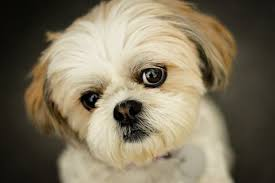
#> input picture dog.jpg, 275 x 183 px
$ python main.py
#> lines starting #> are read from the running program, lines starting #| are printed output that depends on the picture
# -*- coding: utf-8 -*-
"""main.ipynb

Automatically generated by Colaboratory.

Original file is located at
    https://colab.research.google.com/drive/1teF-1SXGWKNp5VvRdRaRIQFzNsp1D31V

## Importing Libraries
"""

import numpy as np
import matplotlib.pyplot as plt
import tqdm
import matplotlib.image as Image
import random

"""## HardCoded Blocks"""

# substitution table for encryption and key expansion

subsBlock=[0x63, 0x7C, 0x77, 0x7B, 0xF2, 0x6B, 0x6F, 0xC5, 0x30, 0x01, 0x67, 0x2B, 0xFE, 0xD7, 0xAB, 0x76,
	0xCA, 0x82, 0xC9, 0x7D, 0xFA, 0x59, 0x47, 0xF0, 0xAD, 0xD4, 0xA2, 0xAF, 0x9C, 0xA4, 0x72, 0xC0,
	0xB7, 0xFD, 0x93, 0x26, 0x36, 0x3F, 0xF7, 0xCC, 0x34, 0xA5, 0xE5, 0xF1, 0x71, 0xD8, 0x31, 0x15,
	0x04, 0xC7, 0x23, 0xC3, 0x18, 0x96, 0x05, 0x9A, 0x07, 0x12, 0x80, 0xE2, 0xEB, 0x27, 0xB2, 0x75,
	0x09, 0x83, 0x2C, 0x1A, 0x1B, 0x6E, 0x5A, 0xA0, 0x52, 0x3B, 0xD6, 0xB3, 0x29, 0xE3, 0x2F, 0x84,
	0x53, 0xD1, 0x00, 0xED, 0x20, 0xFC, 0xB1, 0x5B, 0x6A, 0xCB, 0xBE, 0x39, 0x4A, 0x4C, 0x58, 0xCF,
	0xD0, 0xEF, 0xAA, 0xFB, 0x43, 0x4D, 0x33, 0x85, 0x45, 0xF9, 0x02, 0x7F, 0x50, 0x3C, 0x9F, 0xA8,
	0x51, 0xA3, 0x40, 0x8F, 0x92, 0x9D, 0x38, 0xF5, 0xBC, 0xB6, 0xDA, 0x21, 0x10, 0xFF, 0xF3, 0xD2,
	0xCD, 0x0C, 0x13, 0xEC, 0x5F, 0x97, 0x44, 0x17, 0xC4, 0xA7, 0x7E, 0x3D, 0x64, 0x5D, 0x19, 0x73,
	0x60, 0x81, 0x4F, 0xDC, 0x22, 0x2A, 0x90, 0x88, 0x46, 0xEE, 0xB8, 0x14, 0xDE, 0x5E, 0x0B, 0xDB,
	0xE0, 0x32, 0x3A, 0x0A, 0x49, 0x06, 0x24, 0x5C, 0xC2, 0xD3, 0xAC, 0x62, 0x91, 0x95, 0xE4, 0x79,
	0xE7, 0xC8, 0x37, 0x6D, 0x8D, 0xD5, 0x4E, 0xA9, 0x6C, 0x56, 0xF4, 0xEA, 0x65, 0x7A, 0xAE, 0x08,
	0xBA, 0x78, 0x25, 0x2E, 0x1C, 0xA6, 0xB4, 0xC6, 0xE8, 0xDD, 0x74, 0x1F, 0x4B, 0xBD, 0x8B, 0x8A,
	0x70, 0x3E, 0xB5, 0x66, 0x48, 0x03, 0xF6, 0x0E, 0x61, 0x35, 0x57, 0xB9, 0x86, 0xC1, 0x1D, 0x9E,
	0xE1, 0xF8, 0x98, 0x11, 0x69, 0xD9, 0x8E, 0x94, 0x9B, 0x1E, 0x87, 0xE9, 0xCE, 0x55, 0x28, 0xDF,
	0x8C, 0xA1, 0x89, 0x0D, 0xBF, 0xE6, 0x42, 0x68, 0x41, 0x99, 0x2D, 0x0F, 0xB0, 0x54, 0xBB, 0x16]

# inverse substitution table for decryption

invSubsBlock=[0x52, 0x09, 0x6A, 0xD5, 0x30, 0x36, 0xA5, 0x38, 0xBF, 0x40, 0xA3, 0x9E, 0x81, 0xF3, 0xD7, 0xFB,
	0x7C, 0xE3, 0x39, 0x82, 0x9B, 0x2F, 0xFF, 0x87, 0x34, 0x8E, 0x43, 0x44, 0xC4, 0xDE, 0xE9, 0xCB,
	0x54, 0x7B, 0x94, 0x32, 0xA6, 0xC2, 0x23, 0x3D, 0xEE, 0x4C, 0x95, 0x0B, 0x42, 0xFA, 0xC3, 0x4E,
	0x08, 0x2E, 0xA1, 0x66, 0x28, 0xD9, 0x24, 0xB2, 0x76, 0x5B, 0xA2, 0x49, 0x6D, 0x8B, 0xD1, 0x25,
	0x72, 0xF8, 0xF6, 0x64, 0x86, 0x68, 0x98, 0x16, 0xD4, 0xA4, 0x5C, 0xCC, 0x5D, 0x65, 0xB6, 0x92,
	0x6C, 0x70, 0x48, 0x50, 0xFD, 0xED, 0xB9, 0xDA, 0x5E, 0x15, 0x46, 0x57, 0xA7, 0x8D, 0x9D, 0x84,
	0x90, 0xD8, 0xAB, 0x00, 0x8C, 0xBC, 0xD3, 0x0A, 0xF7, 0xE4, 0x58, 0x05, 0xB8, 0xB3, 0x45, 0x06,
	0xD0, 0x2C, 0x1E, 0x8F, 0xCA, 0x3F, 0x0F, 0x02, 0xC1, 0xAF, 0xBD, 0x03, 0x01, 0x13, 0x8A, 0x6B,
	0x3A, 0x91, 0x11, 0x41, 0x4F, 0x67, 0xDC, 0xEA, 0x97, 0xF2, 0xCF, 0xCE, 0xF0, 0xB4, 0xE6, 0x73,
	0x96, 0xAC, 0x74, 0x22, 0xE7, 0xAD, 0x35, 0x85, 0xE2, 0xF9, 0x37, 0xE8, 0x1C, 0x75, 0xDF, 0x6E,
	0x47, 0xF1, 0x1A, 0x71, 0x1D, 0x29, 0xC5, 0x89, 0x6F, 0xB7, 0x62, 0x0E, 0xAA, 0x18, 0xBE, 0x1B,
	0xFC, 0x56, 0x3E, 0x4B, 0xC6, 0xD2, 0x79, 0x20, 0x9A, 0xDB, 0xC0, 0xFE, 0x78, 0xCD, 0x5A, 0xF4,
	0x1F, 0xDD, 0xA8, 0x33, 0x88, 0x07, 0xC7, 0x31, 0xB1, 0x12, 0x10, 0x59, 0x27, 0x80, 0xEC, 0x5F,
	0x60, 0x51, 0x7F, 0xA9, 0x19, 0xB5, 0x4A, 0x0D, 0x2D, 0xE5, 0x7A, 0x9F, 0x93, 0xC9, 0x9C, 0xEF,
	0xA0, 0xE0, 0x3B, 0x4D, 0xAE, 0x2A, 0xF5, 0xB0, 0xC8, 0xEB, 0xBB, 0x3C, 0x83, 0x53, 0x99, 0x61,
	0x17, 0x2B, 0x04, 0x7E, 0xBA, 0x77, 0xD6, 0x26, 0xE1, 0x69, 0x14, 0x63, 0x55, 0x21, 0x0C, 0x7D]

# The matrix used for the MixColumns step during encryption corresponding to the multiplication by 2

mixColMat2=[0x00,0x02,0x04,0x06,0x08,0x0a,0x0c,0x0e,0x10,0x12,0x14,0x16,0x18,0x1a,0x1c,0x1e,
	0x20,0x22,0x24,0x26,0x28,0x2a,0x2c,0x2e,0x30,0x32,0x34,0x36,0x38,0x3a,0x3c,0x3e,
	0x40,0x42,0x44,0x46,0x48,0x4a,0x4c,0x4e,0x50,0x52,0x54,0x56,0x58,0x5a,0x5c,0x5e,
	0x60,0x62,0x64,0x66,0x68,0x6a,0x6c,0x6e,0x70,0x72,0x74,0x76,0x78,0x7a,0x7c,0x7e,
	0x80,0x82,0x84,0x86,0x88,0x8a,0x8c,0x8e,0x90,0x92,0x94,0x96,0x98,0x9a,0x9c,0x9e,
	0xa0,0xa2,0xa4,0xa6,0xa8,0xaa,0xac,0xae,0xb0,0xb2,0xb4,0xb6,0xb8,0xba,0xbc,0xbe,
	0xc0,0xc2,0xc4,0xc6,0xc8,0xca,0xcc,0xce,0xd0,0xd2,0xd4,0xd6,0xd8,0xda,0xdc,0xde,
	0xe0,0xe2,0xe4,0xe6,0xe8,0xea,0xec,0xee,0xf0,0xf2,0xf4,0xf6,0xf8,0xfa,0xfc,0xfe,
	0x1b,0x19,0x1f,0x1d,0x13,0x11,0x17,0x15,0x0b,0x09,0x0f,0x0d,0x03,0x01,0x07,0x05,
	0x3b,0x39,0x3f,0x3d,0x33,0x31,0x37,0x35,0x2b,0x29,0x2f,0x2d,0x23,0x21,0x27,0x25,
	0x5b,0x59,0x5f,0x5d,0x53,0x51,0x57,0x55,0x4b,0x49,0x4f,0x4d,0x43,0x41,0x47,0x45,
	0x7b,0x79,0x7f,0x7d,0x73,0x71,0x77,0x75,0x6b,0x69,0x6f,0x6d,0x63,0x61,0x67,0x65,
	0x9b,0x99,0x9f,0x9d,0x93,0x91,0x97,0x95,0x8b,0x89,0x8f,0x8d,0x83,0x81,0x87,0x85,
	0xbb,0xb9,0xbf,0xbd,0xb3,0xb1,0xb7,0xb5,0xab,0xa9,0xaf,0xad,0xa3,0xa1,0xa7,0xa5,
	0xdb,0xd9,0xdf,0xdd,0xd3,0xd1,0xd7,0xd5,0xcb,0xc9,0xcf,0xcd,0xc3,0xc1,0xc7,0xc5,
	0xfb,0xf9,0xff,0xfd,0xf3,0xf1,0xf7,0xf5,0xeb,0xe9,0xef,0xed,0xe3,0xe1,0xe7,0xe5]

# The matrix used for the MixColumns step during encryption corresponding to the multiplication by 3

mixColMat3=[0x00,0x03,0x06,0x05,0x0c,0x0f,0x0a,0x09,0x18,0x1b,0x1e,0x1d,0x14,0x17,0x12,0x11,
	0x30,0x33,0x36,0x35,0x3c,0x3f,0x3a,0x39,0x28,0x2b,0x2e,0x2d,0x24,0x27,0x22,0x21,
	0x60,0x63,0x66,0x65,0x6c,0x6f,0x6a,0x69,0x78,0x7b,0x7e,0x7d,0x74,0x77,0x72,0x71,
	0x50,0x53,0x56,0x55,0x5c,0x5f,0x5a,0x59,0x48,0x4b,0x4e,0x4d,0x44,0x47,0x42,0x41,
	0xc0,0xc3,0xc6,0xc5,0xcc,0xcf,0xca,0xc9,0xd8,0xdb,0xde,0xdd,0xd4,0xd7,0xd2,0xd1,
	0xf0,0xf3,0xf6,0xf5,0xfc,0xff,0xfa,0xf9,0xe8,0xeb,0xee,0xed,0xe4,0xe7,0xe2,0xe1,
	0xa0,0xa3,0xa6,0xa5,0xac,0xaf,0xaa,0xa9,0xb8,0xbb,0xbe,0xbd,0xb4,0xb7,0xb2,0xb1,
	0x90,0x93,0x96,0x95,0x9c,0x9f,0x9a,0x99,0x88,0x8b,0x8e,0x8d,0x84,0x87,0x82,0x81,
	0x9b,0x98,0x9d,0x9e,0x97,0x94,0x91,0x92,0x83,0x80,0x85,0x86,0x8f,0x8c,0x89,0x8a,
	0xab,0xa8,0xad,0xae,0xa7,0xa4,0xa1,0xa2,0xb3,0xb0,0xb5,0xb6,0xbf,0xbc,0xb9,0xba,
	0xfb,0xf8,0xfd,0xfe,0xf7,0xf4,0xf1,0xf2,0xe3,0xe0,0xe5,0xe6,0xef,0xec,0xe9,0xea,
	0xcb,0xc8,0xcd,0xce,0xc7,0xc4,0xc1,0xc2,0xd3,0xd0,0xd5,0xd6,0xdf,0xdc,0xd9,0xda,
	0x5b,0x58,0x5d,0x5e,0x57,0x54,0x51,0x52,0x43,0x40,0x45,0x46,0x4f,0x4c,0x49,0x4a,
	0x6b,0x68,0x6d,0x6e,0x67,0x64,0x61,0x62,0x73,0x70,0x75,0x76,0x7f,0x7c,0x79,0x7a,
	0x3b,0x38,0x3d,0x3e,0x37,0x34,0x31,0x32,0x23,0x20,0x25,0x26,0x2f,0x2c,0x29,0x2a,
	0x0b,0x08,0x0d,0x0e,0x07,0x04,0x01,0x02,0x13,0x10,0x15,0x16,0x1f,0x1c,0x19,0x1a]

# The matrix used for the MixColumns step during decryption corresponding to the multiplication by 9

invMixColMat9=[0x00,0x09,0x12,0x1b,0x24,0x2d,0x36,0x3f,0x48,0x41,0x5a,0x53,0x6c,0x65,0x7e,0x77,
	0x90,0x99,0x82,0x8b,0xb4,0xbd,0xa6,0xaf,0xd8,0xd1,0xca,0xc3,0xfc,0xf5,0xee,0xe7,
	0x3b,0x32,0x29,0x20,0x1f,0x16,0x0d,0x04,0x73,0x7a,0x61,0x68,0x57,0x5e,0x45,0x4c,
	0xab,0xa2,0xb9,0xb0,0x8f,0x86,0x9d,0x94,0xe3,0xea,0xf1,0xf8,0xc7,0xce,0xd5,0xdc,
	0x76,0x7f,0x64,0x6d,0x52,0x5b,0x40,0x49,0x3e,0x37,0x2c,0x25,0x1a,0x13,0x08,0x01,
	0xe6,0xef,0xf4,0xfd,0xc2,0xcb,0xd0,0xd9,0xae,0xa7,0xbc,0xb5,0x8a,0x83,0x98,0x91,
	0x4d,0x44,0x5f,0x56,0x69,0x60,0x7b,0x72,0x05,0x0c,0x17,0x1e,0x21,0x28,0x33,0x3a,
	0xdd,0xd4,0xcf,0xc6,0xf9,0xf0,0xeb,0xe2,0x95,0x9c,0x87,0x8e,0xb1,0xb8,0xa3,0xaa,
	0xec,0xe5,0xfe,0xf7,0xc8,0xc1,0xda,0xd3,0xa4,0xad,0xb6,0xbf,0x80,0x89,0x92,0x9b,
	0x7c,0x75,0x6e,0x67,0x58,0x51,0x4a,0x43,0x34,0x3d,0x26,0x2f,0x10,0x19,0x02,0x0b,
	0xd7,0xde,0xc5,0xcc,0xf3,0xfa,0xe1,0xe8,0x9f,0x96,0x8d,0x84,0xbb,0xb2,0xa9,0xa0,
	0x47,0x4e,0x55,0x5c,0x63,0x6a,0x71,0x78,0x0f,0x06,0x1d,0x14,0x2b,0x22,0x39,0x30,
	0x9a,0x93,0x88,0x81,0xbe,0xb7,0xac,0xa5,0xd2,0xdb,0xc0,0xc9,0xf6,0xff,0xe4,0xed,
	0x0a,0x03,0x18,0x11,0x2e,0x27,0x3c,0x35,0x42,0x4b,0x50,0x59,0x66,0x6f,0x74,0x7d,
	0xa1,0xa8,0xb3,0xba,0x85,0x8c,0x97,0x9e,0xe9,0xe0,0xfb,0xf2,0xcd,0xc4,0xdf,0xd6,
	0x31,0x38,0x23,0x2a,0x15,0x1c,0x07,0x0e,0x79,0x70,0x6b,0x62,0x5d,0x54,0x4f,0x46]

# The matrix used for the MixColumns step during decryption corresponding to the multiplication by 11

invMixColMat11=[0x00,0x0b,0x16,0x1d,0x2c,0x27,0x3a,0x31,0x58,0x53,0x4e,0x45,0x74,0x7f,0x62,0x69,
	0xb0,0xbb,0xa6,0xad,0x9c,0x97,0x8a,0x81,0xe8,0xe3,0xfe,0xf5,0xc4,0xcf,0xd2,0xd9,
	0x7b,0x70,0x6d,0x66,0x57,0x5c,0x41,0x4a,0x23,0x28,0x35,0x3e,0x0f,0x04,0x19,0x12,
	0xcb,0xc0,0xdd,0xd6,0xe7,0xec,0xf1,0xfa,0x93,0x98,0x85,0x8e,0xbf,0xb4,0xa9,0xa2,
	0xf6,0xfd,0xe0,0xeb,0xda,0xd1,0xcc,0xc7,0xae,0xa5,0xb8,0xb3,0x82,0x89,0x94,0x9f,
	0x46,0x4d,0x50,0x5b,0x6a,0x61,0x7c,0x77,0x1e,0x15,0x08,0x03,0x32,0x39,0x24,0x2f,
	0x8d,0x86,0x9b,0x90,0xa1,0xaa,0xb7,0xbc,0xd5,0xde,0xc3,0xc8,0xf9,0xf2,0xef,0xe4,
	0x3d,0x36,0x2b,0x20,0x11,0x1a,0x07,0x0c,0x65,0x6e,0x73,0x78,0x49,0x42,0x5f,0x54,
	0xf7,0xfc,0xe1,0xea,0xdb,0xd0,0xcd,0xc6,0xaf,0xa4,0xb9,0xb2,0x83,0x88,0x95,0x9e,
	0x47,0x4c,0x51,0x5a,0x6b,0x60,0x7d,0x76,0x1f,0x14,0x09,0x02,0x33,0x38,0x25,0x2e,
	0x8c,0x87,0x9a,0x91,0xa0,0xab,0xb6,0xbd,0xd4,0xdf,0xc2,0xc9,0xf8,0xf3,0xee,0xe5,
	0x3c,0x37,0x2a,0x21,0x10,0x1b,0x06,0x0d,0x64,0x6f,0x72,0x79,0x48,0x43,0x5e,0x55,
	0x01,0x0a,0x17,0x1c,0x2d,0x26,0x3b,0x30,0x59,0x52,0x4f,0x44,0x75,0x7e,0x63,0x68,
	0xb1,0xba,0xa7,0xac,0x9d,0x96,0x8b,0x80,0xe9,0xe2,0xff,0xf4,0xc5,0xce,0xd3,0xd8,
	0x7a,0x71,0x6c,0x67,0x56,0x5d,0x40,0x4b,0x22,0x29,0x34,0x3f,0x0e,0x05,0x18,0x13,
	0xca,0xc1,0xdc,0xd7,0xe6,0xed,0xf0,0xfb,0x92,0x99,0x84,0x8f,0xbe,0xb5,0xa8,0xa3]

# The matrix used for the MixColumns step during decryption corresponding to the multiplication by 13

invMixColMat13=[0x00,0x0d,0x1a,0x17,0x34,0x39,0x2e,0x23,0x68,0x65,0x72,0x7f,0x5c,0x51,0x46,0x4b,
	0xd0,0xdd,0xca,0xc7,0xe4,0xe9,0xfe,0xf3,0xb8,0xb5,0xa2,0xaf,0x8c,0x81,0x96,0x9b,
	0xbb,0xb6,0xa1,0xac,0x8f,0x82,0x95,0x98,0xd3,0xde,0xc9,0xc4,0xe7,0xea,0xfd,0xf0,
	0x6b,0x66,0x71,0x7c,0x5f,0x52,0x45,0x48,0x03,0x0e,0x19,0x14,0x37,0x3a,0x2d,0x20,
	0x6d,0x60,0x77,0x7a,0x59,0x54,0x43,0x4e,0x05,0x08,0x1f,0x12,0x31,0x3c,0x2b,0x26,
	0xbd,0xb0,0xa7,0xaa,0x89,0x84,0x93,0x9e,0xd5,0xd8,0xcf,0xc2,0xe1,0xec,0xfb,0xf6,
	0xd6,0xdb,0xcc,0xc1,0xe2,0xef,0xf8,0xf5,0xbe,0xb3,0xa4,0xa9,0x8a,0x87,0x90,0x9d,
	0x06,0x0b,0x1c,0x11,0x32,0x3f,0x28,0x25,0x6e,0x63,0x74,0x79,0x5a,0x57,0x40,0x4d,
	0xda,0xd7,0xc0,0xcd,0xee,0xe3,0xf4,0xf9,0xb2,0xbf,0xa8,0xa5,0x86,0x8b,0x9c,0x91,
	0x0a,0x07,0x10,0x1d,0x3e,0x33,0x24,0x29,0x62,0x6f,0x78,0x75,0x56,0x5b,0x4c,0x41,
	0x61,0x6c,0x7b,0x76,0x55,0x58,0x4f,0x42,0x09,0x04,0x13,0x1e,0x3d,0x30,0x27,0x2a,
	0xb1,0xbc,0xab,0xa6,0x85,0x88,0x9f,0x92,0xd9,0xd4,0xc3,0xce,0xed,0xe0,0xf7,0xfa,
	0xb7,0xba,0xad,0xa0,0x83,0x8e,0x99,0x94,0xdf,0xd2,0xc5,0xc8,0xeb,0xe6,0xf1,0xfc,
	0x67,0x6a,0x7d,0x70,0x53,0x5e,0x49,0x44,0x0f,0x02,0x15,0x18,0x3b,0x36,0x21,0x2c,
	0x0c,0x01,0x16,0x1b,0x38,0x35,0x22,0x2f,0x64,0x69,0x7e,0x73,0x50,0x5d,0x4a,0x47,
	0xdc,0xd1,0xc6,0xcb,0xe8,0xe5,0xf2,0xff,0xb4,0xb9,0xae,0xa3,0x80,0x8d,0x9a,0x97]

# The matrix used for the MixColumns step during decryption corresponding to the multiplication by 14

invMixColMat14=[0x00,0x0e,0x1c,0x12,0x38,0x36,0x24,0x2a,0x70,0x7e,0x6c,0x62,0x48,0x46,0x54,0x5a,
	0xe0,0xee,0xfc,0xf2,0xd8,0xd6,0xc4,0xca,0x90,0x9e,0x8c,0x82,0xa8,0xa6,0xb4,0xba,
	0xdb,0xd5,0xc7,0xc9,0xe3,0xed,0xff,0xf1,0xab,0xa5,0xb7,0xb9,0x93,0x9d,0x8f,0x81,
	0x3b,0x35,0x27,0x29,0x03,0x0d,0x1f,0x11,0x4b,0x45,0x57,0x59,0x73,0x7d,0x6f,0x61,
	0xad,0xa3,0xb1,0xbf,0x95,0x9b,0x89,0x87,0xdd,0xd3,0xc1,0xcf,0xe5,0xeb,0xf9,0xf7,
	0x4d,0x43,0x51,0x5f,0x75,0x7b,0x69,0x67,0x3d,0x33,0x21,0x2f,0x05,0x0b,0x19,0x17,
	0x76,0x78,0x6a,0x64,0x4e,0x40,0x52,0x5c,0x06,0x08,0x1a,0x14,0x3e,0x30,0x22,0x2c,
	0x96,0x98,0x8a,0x84,0xae,0xa0,0xb2,0xbc,0xe6,0xe8,0xfa,0xf4,0xde,0xd0,0xc2,0xcc,
	0x41,0x4f,0x5d,0x53,0x79,0x77,0x65,0x6b,0x31,0x3f,0x2d,0x23,0x09,0x07,0x15,0x1b,
	0xa1,0xaf,0xbd,0xb3,0x99,0x97,0x85,0x8b,0xd1,0xdf,0xcd,0xc3,0xe9,0xe7,0xf5,0xfb,
	0x9a,0x94,0x86,0x88,0xa2,0xac,0xbe,0xb0,0xea,0xe4,0xf6,0xf8,0xd2,0xdc,0xce,0xc0,
	0x7a,0x74,0x66,0x68,0x42,0x4c,0x5e,0x50,0x0a,0x04,0x16,0x18,0x32,0x3c,0x2e,0x20,
	0xec,0xe2,0xf0,0xfe,0xd4,0xda,0xc8,0xc6,0x9c,0x92,0x80,0x8e,0xa4,0xaa,0xb8,0xb6,
	0x0c,0x02,0x10,0x1e,0x34,0x3a,0x28,0x26,0x7c,0x72,0x60,0x6e,0x44,0x4a,0x58,0x56,
	0x37,0x39,0x2b,0x25,0x0f,0x01,0x13,0x1d,0x47,0x49,0x5b,0x55,0x7f,0x71,0x63,0x6d,
	0xd7,0xd9,0xcb,0xc5,0xef,0xe1,0xf3,0xfd,0xa7,0xa9,0xbb,0xb5,0x9f,0x91,0x83,0x8d]

# Matrix used for key expansion during encryption and decryption

roundConstant=[0x8d, 0x01, 0x02, 0x04, 0x08, 0x10, 0x20, 0x40, 0x80, 0x1b, 0x36, 0x6c, 0xd8, 0xab, 0x4d, 0x9a,
	0x2f, 0x5e, 0xbc, 0x63, 0xc6, 0x97, 0x35, 0x6a, 0xd4, 0xb3, 0x7d, 0xfa, 0xef, 0xc5, 0x91, 0x39,
	0x72, 0xe4, 0xd3, 0xbd, 0x61, 0xc2, 0x9f, 0x25, 0x4a, 0x94, 0x33, 0x66, 0xcc, 0x83, 0x1d, 0x3a,
	0x74, 0xe8, 0xcb, 0x8d, 0x01, 0x02, 0x04, 0x08, 0x10, 0x20, 0x40, 0x80, 0x1b, 0x36, 0x6c, 0xd8,
	0xab, 0x4d, 0x9a, 0x2f, 0x5e, 0xbc, 0x63, 0xc6, 0x97, 0x35, 0x6a, 0xd4, 0xb3, 0x7d, 0xfa, 0xef,
	0xc5, 0x91, 0x39, 0x72, 0xe4, 0xd3, 0xbd, 0x61, 0xc2, 0x9f, 0x25, 0x4a, 0x94, 0x33, 0x66, 0xcc,
	0x83, 0x1d, 0x3a, 0x74, 0xe8, 0xcb, 0x8d, 0x01, 0x02, 0x04, 0x08, 0x10, 0x20, 0x40, 0x80, 0x1b,
	0x36, 0x6c, 0xd8, 0xab, 0x4d, 0x9a, 0x2f, 0x5e, 0xbc, 0x63, 0xc6, 0x97, 0x35, 0x6a, 0xd4, 0xb3,
	0x7d, 0xfa, 0xef, 0xc5, 0x91, 0x39, 0x72, 0xe4, 0xd3, 0xbd, 0x61, 0xc2, 0x9f, 0x25, 0x4a, 0x94,
	0x33, 0x66, 0xcc, 0x83, 0x1d, 0x3a, 0x74, 0xe8, 0xcb, 0x8d, 0x01, 0x02, 0x04, 0x08, 0x10, 0x20,
	0x40, 0x80, 0x1b, 0x36, 0x6c, 0xd8, 0xab, 0x4d, 0x9a, 0x2f, 0x5e, 0xbc, 0x63, 0xc6, 0x97, 0x35,
	0x6a, 0xd4, 0xb3, 0x7d, 0xfa, 0xef, 0xc5, 0x91, 0x39, 0x72, 0xe4, 0xd3, 0xbd, 0x61, 0xc2, 0x9f,
	0x25, 0x4a, 0x94, 0x33, 0x66, 0xcc, 0x83, 0x1d, 0x3a, 0x74, 0xe8, 0xcb, 0x8d, 0x01, 0x02, 0x04,
	0x08, 0x10, 0x20, 0x40, 0x80, 0x1b, 0x36, 0x6c, 0xd8, 0xab, 0x4d, 0x9a, 0x2f, 0x5e, 0xbc, 0x63,
	0xc6, 0x97, 0x35, 0x6a, 0xd4, 0xb3, 0x7d, 0xfa, 0xef, 0xc5, 0x91, 0x39, 0x72, 0xe4, 0xd3, 0xbd,
	0x61, 0xc2, 0x9f, 0x25, 0x4a, 0x94, 0x33, 0x66, 0xcc, 0x83, 0x1d, 0x3a, 0x74, 0xe8, 0xcb, 0x8d]

"""## Reshaping the Blocks"""

# Converting the matrices to numpy arrays for faster computation and reshaping them to 16x16 matrices
subsBlock=np.array(subsBlock)
subsBlock=subsBlock.reshape(16,16)
invSubsBlock=np.array(invSubsBlock)
invSubsBlock=invSubsBlock.reshape(16,16)
mixColMat2=np.array(mixColMat2)
mixColMat3=np.array(mixColMat3)
invMixColMat9=np.array(invMixColMat9)
invMixColMat11=np.array(invMixColMat11)
invMixColMat13=np.array(invMixColMat13)
invMixColMat14=np.array(invMixColMat14)

"""## Functions"""

# Conversion of image into a 3D array of RGB values and then into a 1D array of RGB values
def image_to_array(image_path):
    img = Image.imread(image_path)
    img = img.reshape(-1,)
    return img

# Conversion of 1D array of RGB values into a 3D array of RGB values and then into an image using the dimensions

def array_to_image(array,l,b,h):
    img = array.reshape(l,b,h)
    return img

# Substitution of bytes using the S-box

def substituteBytes(array):
    newarray=np.zeros((4,4),dtype=int)
    for i in range (0,4):
        for j in range (0,4):
            hexvalue=hex(array[i][j])
            if(len(hexvalue)==3):
                hexvalue=hexvalue[0:2]+'0'+hexvalue[2]
            row=int('0x'+hexvalue[2],16)
            col=int('0x'+hexvalue[3],16)
            newarray[i][j]=subsBlock[row][col]
    return newarray

# Inverse substitution of bytes using the inverse S-box

def invSubstituteBytes(array):
    newarray=np.zeros((4,4),dtype=int)
    for i in range (0,4):
        for j in range (0,4):
            hexvalue=hex(array[i][j])
            if(len(hexvalue)==3):
                hexvalue=hexvalue[0:2]+'0'+hexvalue[2]
            row=int('0x'+hexvalue[2],16)
            col=int('0x'+hexvalue[3],16)
            newarray[i][j]=invSubsBlock[row][col]
    return newarray

# Shifting the rows of the state matrix

def shiftRows(array):
    for i in range (1,4):
        for j in range (0,i):
            temp=array[i][0]
            for k in range (0,3):
                array[i][k]=array[i][k+1]
            array[i][3]=temp
    return array

# Inverse shifting of the rows of the state matrix

def invShiftRows(array):
    for i in range (1,4):
        for j in range (0,i):
            temp=array[i][3]
            for k in range (3,0,-1):
                array[i][k]=array[i][k-1]
            array[i][0]=temp
    return array

# Mix columns operation on the state matrix using the mix column matrix and the field multiplication

def mixColumns(array):
    newarray=np.zeros((4,4),dtype=int)
    for i in range (0,4):
        newarray[0][i]=mixColMat2[array[0][i]]^mixColMat3[array[1][i]]^array[2][i]^array[3][i]
        newarray[1][i]=array[0][i]^mixColMat2[array[1][i]]^mixColMat3[array[2][i]]^array[3][i]
        newarray[2][i]=array[0][i]^array[1][i]^mixColMat2[array[2][i]]^mixColMat3[array[3][i]]
        newarray[3][i]=mixColMat3[array[0][i]]^array[1][i]^array[2][i]^mixColMat2[array[3][i]]
    return newarray

# Inverse mix columns operation on the state matrix using the inverse mix column matrix and the field multiplication

def invMixColumns(array):
    newarray=np.zeros((4,4),dtype=int)
    for i in range (0,4):
        newarray[0][i]=invMixColMat14[array[0][i]]^invMixColMat11[array[1][i]]^invMixColMat13[array[2][i]]^invMixColMat9[array[3][i]]
        newarray[1][i]=invMixColMat9[array[0][i]]^invMixColMat14[array[1][i]]^invMixColMat11[array[2][i]]^invMixColMat13[array[3][i]]
        newarray[2][i]=invMixColMat13[array[0][i]]^invMixColMat9[array[1][i]]^invMixColMat14[array[2][i]]^invMixColMat11[array[3][i]]
        newarray[3][i]=invMixColMat11[array[0][i]]^invMixColMat13[array[1][i]]^invMixColMat9[array[2][i]]^invMixColMat14[array[3][i]]
    return newarray

# Addition of round key to the state matrix using the XOR operation

def addRoundKey(array,key):
    newarray=np.bitwise_xor(array,key)
    return newarray

# Key Expansion from the 128 bit key to 176 bytes of key using Round Constant and the left shifter

def leftShifter(array):
    temp=array[0]
    for i in range (0,3):
        array[i]=array[i+1]
    array[3]=temp
    return array

def sboxSubstition(array):
    for i in range (0,4):
        hexvalue=hex(array[i])
        if(len(hexvalue)==3):
            hexvalue=hexvalue[0:2]+'0'+hexvalue[2]
        row=int('0x'+hexvalue[2],16)
        col=int('0x'+hexvalue[3],16)
        array[i]=subsBlock[row][col]
    return array

def keyExpansion(key):
    newExpandedKey=np.zeros(176,dtype=int)
    newExpandedKey[0:16]=key
    rconindex=1
    for i in range(16,176,4):
        tempKey=newExpandedKey[i-4:i]
        if(i%16==0):
            tempKey=leftShifter(tempKey)
            tempKey=sboxSubstition(tempKey)
            tempKey[0]^=roundConstant[rconindex]
            rconindex+=1
        newExpandedKey[i:i+4]=np.bitwise_xor(newExpandedKey[i-16:i-12],tempKey)
    return newExpandedKey

"""## Image Conversion"""

# Image in 3 dimensions

three_dim_image_array=Image.imread('dog.jpg')
#> three_dim_image_array is the input picture: shape (183, 275, 3); mean R, G, B 126.6, 116.5, 94.2
print("----------The shape of the image is----------")
print(three_dim_image_array.shape)
#| (183, 275, 3)
print("---------The image matrix is----------")
print(three_dim_image_array)
#> (printed output is left out)
print("----------Original Image----------")
plt.imshow(three_dim_image_array)

"""## AES Class"""

class AES:
    def __init__(self,key,numrounds):
        self.key=keyExpansion(key)
        self.numrounds=numrounds

    def encrypt(self,imagepath):
        image=image_to_array(imagepath)

        #padding the image

        if(len(image)%16!=0):
            for i in range (0,16-len(image)%16):
                image=np.append(image,[0])

        newarray=np.zeros(image.shape,dtype=int)

        for i in tqdm.tqdm(range(0,len(image),16)):
            temp=image[i:i+16]
            temp=temp.reshape(4,4)
            temp=addRoundKey(temp,self.key[0:16].reshape(4,4))
            for j in range (1,self.numrounds):
                temp=substituteBytes(temp)
                temp=shiftRows(temp)
                temp=mixColumns(temp)
                temp=addRoundKey(temp,self.key[j*16:(j+1)*16].reshape(4,4))
            temp=substituteBytes(temp)
            temp=shiftRows(temp)
            temp=addRoundKey(temp,self.key[160:176].reshape(4,4))
            newarray[i:i+16]=temp.reshape(1,16)
        return newarray.astype(int)


    def decrypt(self,ciphertext):

        newarray=np.zeros(ciphertext.shape,dtype=int)

        for i in tqdm.tqdm(range (0,len(ciphertext),16)):
            temp=ciphertext[i:i+16]
            temp=temp.reshape(4,4)
            temp=addRoundKey(temp,self.key[160:176].reshape(4,4))
            for j in range (1,self.numrounds):
                temp=invShiftRows(temp)
                temp=invSubstituteBytes(temp)
                temp=addRoundKey(temp,self.key[(self.numrounds-j)*16:(self.numrounds-j+1)*16].reshape(4,4))
                temp=invMixColumns(temp)
            temp=invShiftRows(temp)
            temp=invSubstituteBytes(temp)
            temp=addRoundKey(temp,self.key[0:16].reshape(4,4))
            newarray[i:i+16]=temp.reshape(1,16)
        return newarray.astype(int)

"""## Main Function"""

# For having a different key each time

keyarray=[]
for i in range (0,16):
    keyarray.append(random.randint(0,9))
aes_obj=AES(keyarray,10)
imagepath='dog.jpg'
image_encrypted_ciphertext=aes_obj.encrypt(imagepath)
#> the loop in encrypt, `for i in range (0,16-len(image)%16):` made 1 pass
#> the loop in encrypt, `for i in tqdm.tqdm(range(0,len(image),16)):` made 9436 passes
#> i on passes 11 to 13: 160, 176, 192
image_decrypted=aes_obj.decrypt(image_encrypted_ciphertext)
#> the loop in decrypt, `for i in tqdm.tqdm(range (0,len(ciphertext),16)):` made 9436 passes
#> i on passes 2 to 4: 16, 32, 48

ciphertext_picture=image_encrypted_ciphertext

threeDshape=Image.imread(imagepath).shape
l=threeDshape[0]
b=threeDshape[1]
h=threeDshape[2]
padlength=image_decrypted.shape[0]-l*b*h
image_decrypted_nonpadded=image_decrypted[0:image_decrypted.shape[0]-padlength]
ciphertext_picture=ciphertext_picture[0:ciphertext_picture.shape[0]-padlength]

"""## CipherText After Encryption"""

print("----------Ciphertext after Encryption----------")
print(image_encrypted_ciphertext)
#> (printed output is left out)

"""## Plaintext After Decryption"""

print("----------Plaintext after Decryption----------")
print(image_decrypted)
#> (printed output is left out)
print("----------Non padded Plaintext----------")
print (image_decrypted_nonpadded)
#> (printed output is left out)

"""## Image After Encryption"""

# image after encryption
print("----------Image after Encryption----------")
plt.imshow(array_to_image(ciphertext_picture,l,b,h))
#> in array_to_image, `img = array.reshape(l,b,h)`:
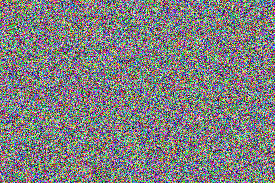
#> img: shape (183, 275, 3) int64; mean of channels 0, 1, 2 127, 126.8, 127.4; drawn as R, G, B

"""## Image After Decryption"""

# image after decryption
print("----------Image after Decryption----------")
plt.imshow(array_to_image(image_decrypted_nonpadded,l,b,h))
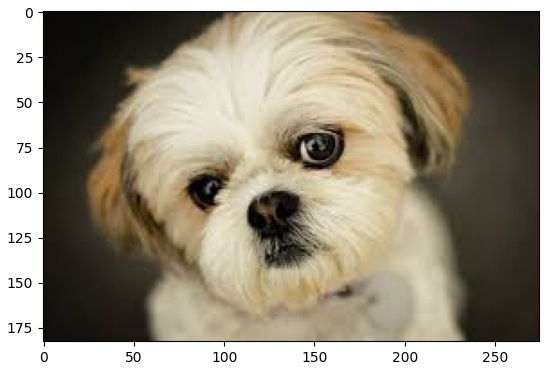
#> figure drawn by matplotlib, 1 panel
